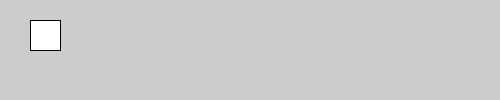
Frame 1 (no input)
Frame 60 (the mouse pressed at the canvas centre just before this capture): identical to frame 1, image omitted
Frame 120 (the mouse held since frame 60 and released just before this capture): identical to frame 1, image omitted

The Processing sketch that drew this single still picture (run headless with seeded random() and noise(); from frame 60 on, the mouse is pressed at the canvas centre):

// Processing sketch: MoveCharacterWithKeyboard
// ── MoveCharacterWithKeyboard.pde
int x;

void setup() {
  size(500, 100);
  x = 30;
}

void draw() {
  rect(x, 20, 30, 30);  
  if (keyPressed) {
    if (key == 'd' || key == 'D') {// both lower and upper case
      x++; // move my rectangle
    } else if (key == CODED) {
      if (keyCode == RIGHT) {
        x++; // move my rectangle
      }
    }
  }
  println(key);
}

void keyPressed() {
}
